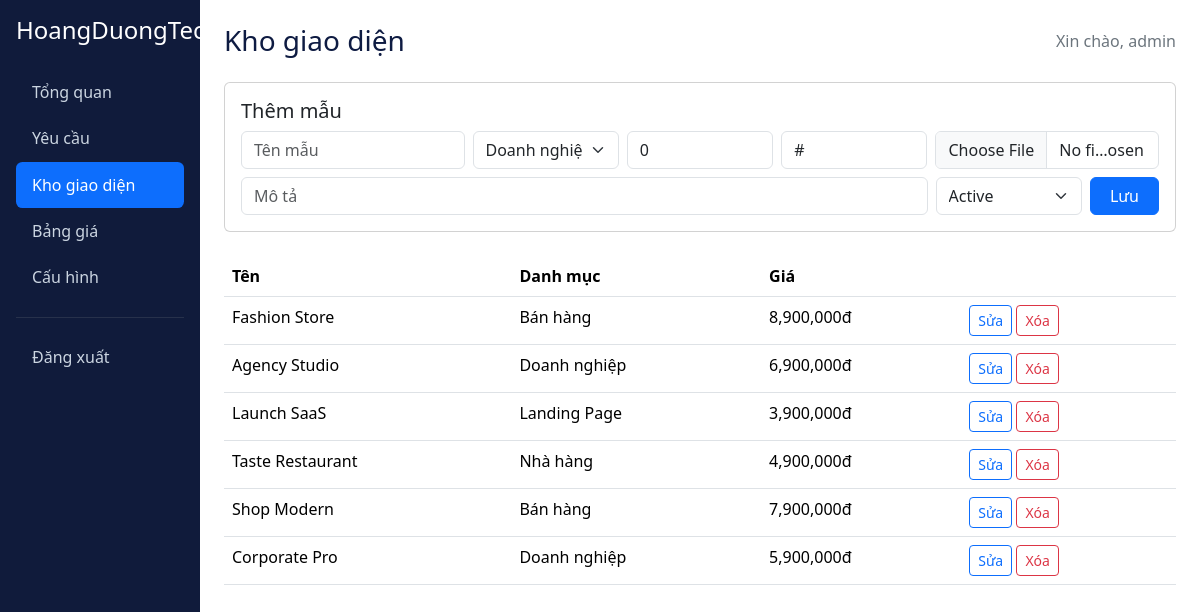
Page /admin/index.php?tab=templates (signed in) on the committed database.
### tables this page shows
CREATE TABLE templates (id INT UNSIGNED AUTO_INCREMENT PRIMARY KEY, category_id INT UNSIGNED NOT NULL, title VARCHAR(180) NOT NULL, thumbnail VARCHAR(255) DEFAULT NULL, demo_link VARCHAR(255) DEFAULT '#', price DECIMAL(12,2) NOT NULL DEFAULT 0, description TEXT, status ENUM('active','inactive') DEFAULT 'active', CONSTRAINT fk_template_category FOREIGN KEY(category_id) REFERENCES categories(id) ON DELETE CASCADE);

CREATE TABLE categories (id INT UNSIGNED AUTO_INCREMENT PRIMARY KEY, name VARCHAR(100) NOT NULL, slug VARCHAR(120) NOT NULL UNIQUE);

### includes/bootstrap.php (called while the page is built, shortened)
<?php
function e(?string $value): string { return htmlspecialchars((string)$value, ENT_QUOTES, 'UTF-8'); }

### admin/index.php (the view, shortened to what this page needs)
<?php require __DIR__ . '/../includes/bootstrap.php';
$pdo = db();
$tab = $_GET['tab'] ?? 'dashboard';
$notice = '';
$stats = ['Leads mới' => $pdo->query("SELECT COUNT(*) FROM leads WHERE status='New'")->fetchColumn(), 'Tổng mẫu' => $pdo->query('SELECT COUNT(*) FROM templates')->fetchColumn(), 'Gói giá' => $pdo->query('SELECT COUNT(*) FROM pricing_plans')->fetchColumn()];
$cats = $pdo->query('SELECT * FROM categories')->fetchAll();
$settings = $pdo->query('SELECT * FROM settings')->fetchAll(); ?>
<!doctype html>
<html lang="vi">
<head>
    <link href="https://cdn.jsdelivr.net/npm/bootstrap@5.3.3/dist/css/bootstrap.min.css" rel="stylesheet">
    <link href="../assets/style.css" rel="stylesheet">
</head>
<body>
    <div class="container-fluid">
        <div class="row">
            <aside class="col-lg-2 p-3 admin-sidebar">
                <h4 class="text-white mb-4">HoangDuongTech</h4><?php foreach (['dashboard' => 'Tổng quan', 'leads' => 'Yêu cầu', 'templates' => 'Kho giao diện', 'pricing' => 'Bảng giá', 'settings' => 'Cấu hình'] as $k => $v): ?><a href="?tab=<?= $k ?>" class="<?= $tab === $k ? 'bg-primary text-white' : '' ?>"><?= $v ?></a><?php endforeach ?>
                <hr class="border-secondary"><a href="logout.php">Đăng xuất</a>
            </aside>
            <main class="col-lg-10 p-4">
                <div class="d-flex justify-content-between align-items-center mb-4">
                    <h1 class="h3 mb-0"><?= e(['dashboard' => 'Tổng quan', 'leads' => 'Quản lý yêu cầu', 'templates' => 'Kho giao diện', 'pricing' => 'Bảng giá', 'settings' => 'Cấu hình'][$tab] ?? 'Quản trị') ?></h1><span class="text-secondary">Xin chào, <?= e($_SESSION['user']['username']) ?></span>
                </div><?php if ($notice): ?><div class="alert alert-success"><?= e($notice) ?></div><?php endif ?>
                <?php if ($tab === 'dashboard'): ?><div class="row g-3"><?php foreach ($stats as $label => $num): ?><div class="col-md-4">
                                <div class="card shadow-sm">
                                    <div class="card-body">
                                        <div class="text-secondary"><?= $label ?></div><strong class="fs-2 text-primary"><?= $num ?></strong>
                                    </div>
                                </div>
                            </div><?php endforeach ?></div>
                <?php elseif ($tab === 'templates'): $edit = null;
                    $items = $pdo->query('SELECT t.*,c.name category FROM templates t JOIN categories c ON c.id=t.category_id ORDER BY t.id DESC')->fetchAll(); ?><div class="card mb-4">
                        <div class="card-body">
                            <h5><?= $edit ? 'Sửa' : 'Thêm' ?> mẫu</h5>
                            <form method="post" enctype="multipart/form-data" class="row g-2">
                                <div class="col-md-3"><input required name="title" class="form-control" value="<?= e($edit['title'] ?? '') ?>" placeholder="Tên mẫu"></div>
                                <div class="col-md-2"><select name="category_id" class="form-select"><?php foreach ($cats as $c): ?><option value="<?= $c['id'] ?>" <?= ($edit['category_id'] ?? 0) == $c['id'] ? 'selected' : '' ?>><?= e($c['name']) ?></option><?php endforeach ?></select></div>
                                <div class="col-md-2"><input name="price" type="number" class="form-control" value="<?= e($edit['price'] ?? '0') ?>" placeholder="Giá"></div>
                                <div class="col-md-2"><input name="demo_link" class="form-control" value="<?= e($edit['demo_link'] ?? '#') ?>" placeholder="Link demo"></div>
                                <div class="col-md-3"><input type="file" name="thumbnail" accept="image/*" class="form-control"></div>
                                <div class="col-md-9"><input name="description" class="form-control" value="<?= e($edit['description'] ?? '') ?>" placeholder="Mô tả"></div>
                                <div class="col-md-2"><select name="status" class="form-select">
                                        <option value="active">Active</option>
                                    </select></div>
                                <div class="col-md-1"><button class="btn btn-primary w-100">Lưu</button></div>
                            </form>
                        </div>
                    </div>
                    <table class="table">
                        <thead>
                            <tr>
                                <th>Tên</th>
                                <th>Danh mục</th>
                                <th>Giá</th>
                                <th></th>
                            </tr>
                        </thead>
                        <tbody><?php foreach ($items as $x): ?><tr>
                                    <td><?= e($x['title']) ?></td>
                                    <td><?= e($x['category']) ?></td>
                                    <td><?= number_format($x['price']) ?>đ</td>
                                    <td><a href="?tab=templates&edit=<?= $x['id'] ?>" class="btn btn-sm btn-outline-primary">Sửa</a>
                                        <form class="d-inline" method="post" onsubmit="return confirm('Xóa mẫu này?')"><button class="btn btn-sm btn-outline-danger">Xóa</button></form>
                                    </td>
                                </tr><?php endforeach ?></tbody>
                    </table>
                <?php endif ?>
            </main>
        </div>
    </div>
</body>
</html>

### assets/style.css (style rules this page uses)
:root { --ink:#0e1b42;--blue:#2563eb;--soft:#eff6ff }
body { color:var(--ink) }
.admin-sidebar { min-height:100vh;background:#101b3b }
.admin-sidebar a { color:#cbd5e1;text-decoration:none;display:block;padding:.7rem 1rem;border-radius:.4rem }

### rows in the picture
templates: title "Fashion Store", category.name "Bán hàng", price "8,900,000"
templates: title "Agency Studio", category.name "Doanh nghiệp", price "6,900,000"
templates: title "Launch SaaS", category.name "Landing Page", price "3,900,000"
templates: title "Taste Restaurant", category.name "Nhà hàng", price "4,900,000"
templates: title "Shop Modern", category.name "Bán hàng", price "7,900,000"
templates: title "Corporate Pro", category.name "Doanh nghiệp", price "5,900,000"

### other values in the picture
$v "Tổng quan"
$v "Yêu cầu"
$v "Kho giao diện"
$v "Bảng giá"
$v "Cấu hình"
$_SESSION['user']['username'] "admin"
form field category_id "Doanh nghiệp"
